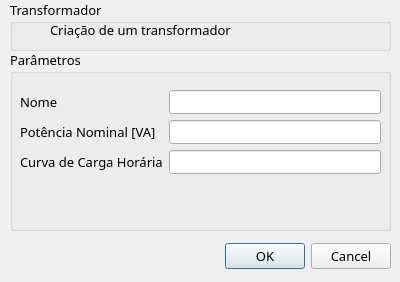
<?xml version="1.0" encoding="UTF-8"?>
<ui version="4.0">
 <class>NovoTransformador</class>
 <widget class="QDialog" name="NovoTransformador">
  <property name="geometry">
   <rect>
    <x>0</x>
    <y>0</y>
    <width>400</width>
    <height>282</height>
   </rect>
  </property>
  <property name="windowTitle">
   <string>Novo Transformador</string>
  </property>
  <widget class="QDialogButtonBox" name="buttonBox">
   <property name="geometry">
    <rect>
     <x>50</x>
     <y>240</y>
     <width>341</width>
     <height>32</height>
    </rect>
   </property>
   <property name="font">
    <font>
     <family>Reem Kufi</family>
     <pointsize>10</pointsize>
    </font>
   </property>
   <property name="orientation">
    <enum>Qt::Horizontal</enum>
   </property>
   <property name="standardButtons">
    <set>QDialogButtonBox::Cancel|QDialogButtonBox::Ok</set>
   </property>
  </widget>
  <widget class="QGroupBox" name="descTransf">
   <property name="geometry">
    <rect>
     <x>10</x>
     <y>0</y>
     <width>381</width>
     <height>51</height>
    </rect>
   </property>
   <property name="font">
    <font>
     <family>Reem Kufi</family>
     <pointsize>10</pointsize>
    </font>
   </property>
   <property name="title">
    <string>Transformador</string>
   </property>
   <widget class="QLabel" name="label">
    <property name="geometry">
     <rect>
      <x>40</x>
      <y>20</y>
      <width>331</width>
      <height>20</height>
     </rect>
    </property>
    <property name="text">
     <string>Criação de um transformador</string>
    </property>
   </widget>
  </widget>
  <widget class="QGroupBox" name="groupBox">
   <property name="geometry">
    <rect>
     <x>10</x>
     <y>50</y>
     <width>381</width>
     <height>181</height>
    </rect>
   </property>
   <property name="font">
    <font>
     <family>Reem Kufi</family>
     <pointsize>10</pointsize>
    </font>
   </property>
   <property name="title">
    <string>Parâmetros</string>
   </property>
   <widget class="QWidget" name="formLayoutWidget_3">
    <property name="geometry">
     <rect>
      <x>10</x>
      <y>40</y>
      <width>361</width>
      <height>132</height>
     </rect>
    </property>
    <layout class="QFormLayout" name="formLayout_3">
     <item row="0" column="0">
      <widget class="QLabel" name="nome_label">
       <property name="text">
        <string>Nome</string>
       </property>
      </widget>
     </item>
     <item row="0" column="1">
      <widget class="QLineEdit" name="transf_nome">
       <property name="sizePolicy">
        <sizepolicy hsizetype="Expanding" vsizetype="Preferred">
         <horstretch>0</horstretch>
         <verstretch>0</verstretch>
        </sizepolicy>
       </property>
       <property name="font">
        <font>
         <pointsize>8</pointsize>
        </font>
       </property>
      </widget>
     </item>
     <item row="1" column="0">
      <widget class="QLabel" name="demanda_label">
       <property name="text">
        <string>Potência Nominal [VA]</string>
       </property>
      </widget>
     </item>
     <item row="1" column="1">
      <widget class="QLineEdit" name="transf_demanda">
       <property name="sizePolicy">
        <sizepolicy hsizetype="Expanding" vsizetype="Preferred">
         <horstretch>0</horstretch>
         <verstretch>0</verstretch>
        </sizepolicy>
       </property>
       <property name="font">
        <font>
         <pointsize>8</pointsize>
        </font>
       </property>
      </widget>
     </item>
     <item row="2" column="1">
      <widget class="QLineEdit" name="transf_fornecimento">
       <property name="sizePolicy">
        <sizepolicy hsizetype="Expanding" vsizetype="Preferred">
         <horstretch>0</horstretch>
         <verstretch>0</verstretch>
        </sizepolicy>
       </property>
       <property name="font">
        <font>
         <family>Reem Kufi</family>
         <pointsize>8</pointsize>
        </font>
       </property>
      </widget>
     </item>
     <item row="2" column="0">
      <widget class="QLabel" name="fornecimento_label">
       <property name="text">
        <string>Curva de Carga Horária</string>
       </property>
      </widget>
     </item>
    </layout>
   </widget>
  </widget>
 </widget>
 <resources/>
 <connections>
  <connection>
   <sender>buttonBox</sender>
   <signal>accepted()</signal>
   <receiver>NovoTransformador</receiver>
   <slot>accept()</slot>
   <hints>
    <hint type="sourcelabel">
     <x>248</x>
     <y>254</y>
    </hint>
    <hint type="destinationlabel">
     <x>157</x>
     <y>274</y>
    </hint>
   </hints>
  </connection>
  <connection>
   <sender>buttonBox</sender>
   <signal>rejected()</signal>
   <receiver>NovoTransformador</receiver>
   <slot>reject()</slot>
   <hints>
    <hint type="sourcelabel">
     <x>316</x>
     <y>260</y>
    </hint>
    <hint type="destinationlabel">
     <x>286</x>
     <y>274</y>
    </hint>
   </hints>
  </connection>
 </connections>
</ui>
